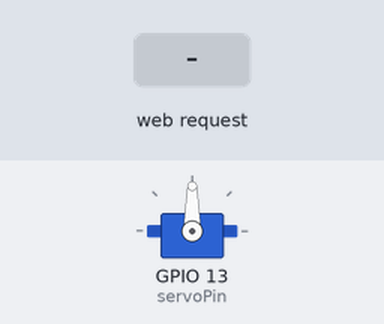
The program below on a simulated ESP32. Shown: servo. The test bench sets the inputs (shaded band). WiFi joins after 1.5 s; servers stay silent unless stated; what the program prints to the serial monitor is not drawn.

Above: at 2.7 s.
2.8 s: HTTP request GET /?value= received
At 3.5 s:
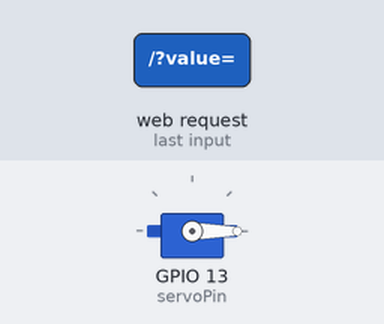
Timing chart, 0 to 5.8 s (numbered marks = the images above; inputs shaded):
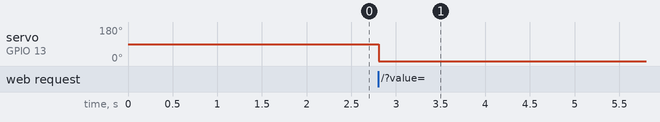

Measured:
- after the input at 2.8 s, servo on GPIO 13 (servoPin): 90° → 0° at once

The program:

main.cpp
```cpp
#include <WiFi.h>
#include <Servo.h>

Servo myservo;  // create servo object to control a servo
// twelve servo objects can be created on most boards

// GPIO the servo is attached to
static const int servoPin = 13;

// Replace with your network credentials
const char* ssid     = "";
const char* password = "";

// Set web server port number to 80
WiFiServer server(80);

// Variable to store the HTTP request
String header;

// Decode HTTP GET value
String valueString = String(5);
int pos1 = 0;
int pos2 = 0;

// Current time
unsigned long currentTime = millis();
// Previous time
unsigned long previousTime = 0;
// Define timeout time in milliseconds (example: 2000ms = 2s)
const long timeoutTime = 2000;

void setup() {
  Serial.begin(115200);

  myservo.attach(servoPin);  // attaches the servo on the servoPin to the servo object

  // Connect to Wi-Fi network with SSID and password
  Serial.print("Connecting to ");
  Serial.println(ssid);
  WiFi.begin(ssid, password);
  while (WiFi.status() != WL_CONNECTED) {
    delay(500);
    Serial.print(".");
  }
  // Print local IP address and start web server
  Serial.println("");
  Serial.println("WiFi connected.");
  Serial.println("IP address: ");
  Serial.println(WiFi.localIP());
  server.begin();
}

void webServer(WiFiClient client) {
  if (client) {                             // If a new client connects,
    currentTime = millis();
    previousTime = currentTime;
    Serial.println("New Client.");          // print a message out in the serial port
    String currentLine = "";                // make a String to hold incoming data from the client
    while (client.connected() && currentTime - previousTime <= timeoutTime) { // loop while the client's connected
      currentTime = millis();
      if (client.available()) {             // if there's bytes to read from the client,
        char c = client.read();             // read a byte, then
        Serial.write(c);                    // print it out the serial monitor
        header += c;
        if (c == '\n') {                    // if the byte is a newline character
          // if the current line is blank, you got two newline characters in a row.
          // that's the end of the client HTTP request, so send a response:
          if (currentLine.length() == 0) {
            // HTTP headers always start with a response code (e.g. HTTP/1.1 200 OK)
            // and a content-type so the client knows what's coming, then a blank line:
            client.println("HTTP/1.1 200 OK");
            client.println("Content-type:text/html");
            client.println("Connection: close");
            client.println();

            // Display the HTML web page
            client.println("<!DOCTYPE html><html>");
            client.println("<head><meta name=\"viewport\" content=\"width=device-width, initial-scale=1\">");
            client.println("<link rel=\"icon\" href=\"data:,\">");
            // CSS to style the on/off buttons
            // Feel free to change the background-color and font-size attributes to fit your preferences
            client.println("<style>body { text-align: center; font-family: \"Trebuchet MS\", Arial; margin-left:auto; margin-right:auto;}");
            client.println(".slider { width: 300px; }</style>");
            client.println("<script src=\"https://ajax.googleapis.com/ajax/libs/jquery/3.3.1/jquery.min.js\"></script>");

            // Web Page
            client.println("</head><body><h1>ESP32 with Servo</h1>");
            client.println("<p>Position: <span id=\"servoPos\"></span></p>");
            client.println("<input type=\"range\" min=\"0\" max=\"180\" class=\"slider\" id=\"servoSlider\" onchange=\"servo(this.value)\" value=\""+valueString+"\"/>");

            client.println("<script>var slider = document.getElementById(\"servoSlider\");");
            client.println("var servoP = document.getElementById(\"servoPos\"); servoP.innerHTML = slider.value;");
            client.println("slider.oninput = function() { slider.value = this.value; servoP.innerHTML = this.value; }");
            client.println("$.ajaxSetup({timeout:1000}); function servo(pos) { ");
            client.println("$.get(\"/?value=\" + pos + \"&\"); {Connection: close};}</script>");

            client.println("</body></html>");

            //GET /?value=180& HTTP/1.1
            if(header.indexOf("GET /?value=")>=0) {
              pos1 = header.indexOf('=');
              pos2 = header.indexOf('&');
              valueString = header.substring(pos1+1, pos2);

              //Rotate the servo
              myservo.write(valueString.toInt());
              Serial.println(valueString);
            }
            // The HTTP response ends with another blank line
            client.println();
            // Break out of the while loop
            break;
          } else { // if you got a newline, then clear currentLine
            currentLine = "";
          }
        } else if (c != '\r') {  // if you got anything else but a carriage return character,
          currentLine += c;      // add it to the end of the currentLine
        }
      }
    }
    // Clear the header variable
    header = "";
    // Close the connection
    client.stop();
    Serial.println("Client disconnected.");
    Serial.println("");
  }
}

void loop(){
  WiFiClient client = server.available();   // Listen for incoming clients
  webServer(client);
}
```

alexa.cpp
```cpp
#include <WiFi.h>
#include <Servo.h>
#include "fauxmoESP.h"
#include <RCSwitch.h>

Servo myservo;  // create servo object to control a servo
// twelve servo objects can be created on most boards
fauxmoESP fauxmo;
RCSwitch mySwitch = RCSwitch();


// GPIO the servo is attached to
static const int servoPin = 13;

// Replace with your network credentials
const char* WIFI_SSID     = "-";
const char* WIFI_PASS     = "";

#define DEVICE_1 "regador"

#define SERIAL_BAUDRATE 115200


// Set web server port number to 80
WiFiServer server(80);

// Variable to store the HTTP request
String header;

// Decode HTTP GET value
String valueString = String(5);
int pos1 = 0;
int pos2 = 0;

// Current time
unsigned long currentTime = millis();
// Previous time
unsigned long previousTime = 0;
// Define timeout time in milliseconds (example: 2000ms = 2s)
const long timeoutTime = 2000;

// Wi-Fi Connection
void wifiSetup() {
  // Set WIFI module to STA mode
  WiFi.mode(WIFI_STA);

  // Connect
  Serial.printf("[WIFI] Connecting to %s ", WIFI_SSID);
  WiFi.begin(WIFI_SSID, WIFI_PASS);

  // Wait
  while (WiFi.status() != WL_CONNECTED) {
    Serial.print(".");
    delay(100);
  }
  Serial.println();

  // Connected!
  Serial.printf("[WIFI] STATION Mode, SSID: %s, IP address: %s\n", WiFi.SSID().c_str(), WiFi.localIP().toString().c_str());
}

void setup() {
  Serial.begin(SERIAL_BAUDRATE);

  myservo.attach(servoPin);  // attaches the servo on the servoPin to the servo object

  Serial.println();

  // Wi-Fi connection
  wifiSetup();

  // LED
  // pinMode(RELAY_PIN_1, OUTPUT);
  // digitalWrite(RELAY_PIN_1, HIGH);

  // pinMode(RELAY_PIN_2, OUTPUT);
  // digitalWrite(RELAY_PIN_2, HIGH);

  // mySwitch.enableReceive(RF_RECEIVER);  // Receiver on interrupt 0 => that is pin #2

  // By default, fauxmoESP creates it's own webserver on the defined port
  // The TCP port must be 80 for gen3 devices (default is 1901)
  // This has to be done before the call to enable()
  fauxmo.createServer(true); // not needed, this is the default value
  fauxmo.setPort(80); // This is required for gen3 devices

  // You have to call enable(true) once you have a WiFi connection
  // You can enable or disable the library at any moment
  // Disabling it will prevent the devices from being discovered and switched
  fauxmo.enable(true);
  // You can use different ways to invoke alexa to modify the devices state:
  // "Alexa, turn lamp two on"

  // Add virtual devices
  fauxmo.addDevice(DEVICE_1);

  fauxmo.onSetState([](unsigned char device_id, const char * device_name, bool state, unsigned char value) {
    // Callback when a command from Alexa is received.
    // You can use device_id or device_name to choose the element to perform an action onto (relay, LED,...)
    // State is a boolean (ON/OFF) and value a number from 0 to 255 (if you say "set kitchen light to 50%" you will receive a 128 here).
    // Just remember not to delay too much here, this is a callback, exit as soon as possible.
    // If you have to do something more involved here set a flag and process it in your main loop.

    Serial.printf("[MAIN] Device #%d (%s) state: %s value: %d\n", device_id, device_name, state ? "ON" : "OFF", value);
    if ( (strcmp(device_name, DEVICE_1) == 0) ) {
      // this just sets a variable that the main loop() does something about
      Serial.println("RELAY 1 switched by Alexa");
      //digitalWrite(RELAY_PIN_1, !digitalRead(RELAY_PIN_1));
      if (state) {
        myservo.write(0);
      } else {
        myservo.write(180);
      }
    }
  });
}

void alexa() {
  // fauxmoESP uses an async TCP server but a sync UDP server
  // Therefore, we have to manually poll for UDP packets
  fauxmo.handle();

  static unsigned long last = millis();
  if (millis() - last > 5000) {
    last = millis();
    Serial.printf("[MAIN] Free heap: %d bytes\n", ESP.getFreeHeap());
  }

}


void loop(){
  WiFiClient client = server.available();   // Listen for incoming clients
  alexa();
}
```
